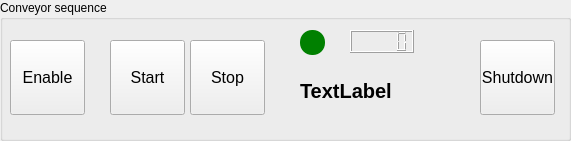
  <widget class="QGroupBox" name="ConveyorSequence">
   <property name="geometry">
    <rect>
     <x>10</x>
     <y>360</y>
     <width>571</width>
     <height>141</height>
    </rect>
   </property>
   <property name="title">
    <string>Conveyor sequence</string>
   </property>
   <widget class="QPushButton" name="pb_conv_stop">
    <property name="geometry">
     <rect>
      <x>190</x>
      <y>40</y>
      <width>75</width>
      <height>75</height>
     </rect>
    </property>
    <property name="font">
     <font>
      <pointsize>12</pointsize>
     </font>
    </property>
    <property name="text">
     <string>Stop</string>
    </property>
    <property name="checkable">
     <bool>true</bool>
    </property>
   </widget>
   <widget class="QPushButton" name="pb_conv_start">
    <property name="geometry">
     <rect>
      <x>110</x>
      <y>40</y>
      <width>75</width>
      <height>75</height>
     </rect>
    </property>
    <property name="font">
     <font>
      <pointsize>12</pointsize>
     </font>
    </property>
    <property name="text">
     <string>Start</string>
    </property>
    <property name="checkable">
     <bool>true</bool>
    </property>
   </widget>
   <widget class="QPushButton" name="pb_conv_shutdown">
    <property name="geometry">
     <rect>
      <x>480</x>
      <y>40</y>
      <width>75</width>
      <height>75</height>
     </rect>
    </property>
    <property name="font">
     <font>
      <pointsize>12</pointsize>
     </font>
    </property>
    <property name="text">
     <string>Shutdown</string>
    </property>
    <property name="checkable">
     <bool>true</bool>
    </property>
   </widget>
   <widget class="QLabel" name="lbl_state">
    <property name="geometry">
     <rect>
      <x>300</x>
      <y>70</y>
      <width>151</width>
      <height>41</height>
     </rect>
    </property>
    <property name="font">
     <font>
      <family>Liberation Sans</family>
      <pointsize>15</pointsize>
      <weight>75</weight>
      <bold>true</bold>
     </font>
    </property>
    <property name="text">
     <string>TextLabel</string>
    </property>
   </widget>
   <widget class="QPushButton" name="pb_conv_enable">
    <property name="enabled">
     <bool>true</bool>
    </property>
    <property name="geometry">
     <rect>
      <x>10</x>
      <y>40</y>
      <width>75</width>
      <height>75</height>
     </rect>
    </property>
    <property name="font">
     <font>
      <pointsize>12</pointsize>
     </font>
    </property>
    <property name="text">
     <string>Enable</string>
    </property>
    <property name="checkable">
     <bool>true</bool>
    </property>
   </widget>
   <widget class="QPushButton" name="led_1">
    <property name="enabled">
     <bool>true</bool>
    </property>
    <property name="geometry">
     <rect>
      <x>300</x>
      <y>30</y>
      <width>25</width>
      <height>25</height>
     </rect>
    </property>
    <property name="toolTip">
     <string>input green =on, red=off</string>
    </property>
    <property name="styleSheet">
     <string notr="true">#led_1{
border-radius:12px}

#led_1:enabled{
background :green}


#led_1:!enabled{
background :red}</string>
    </property>
    <property name="text">
     <string/>
    </property>
   </widget>
   <widget class="QLCDNumber" name="lcd_1">
    <property name="geometry">
     <rect>
      <x>350</x>
      <y>30</y>
      <width>64</width>
      <height>23</height>
     </rect>
    </property>
   </widget>
  </widget>
